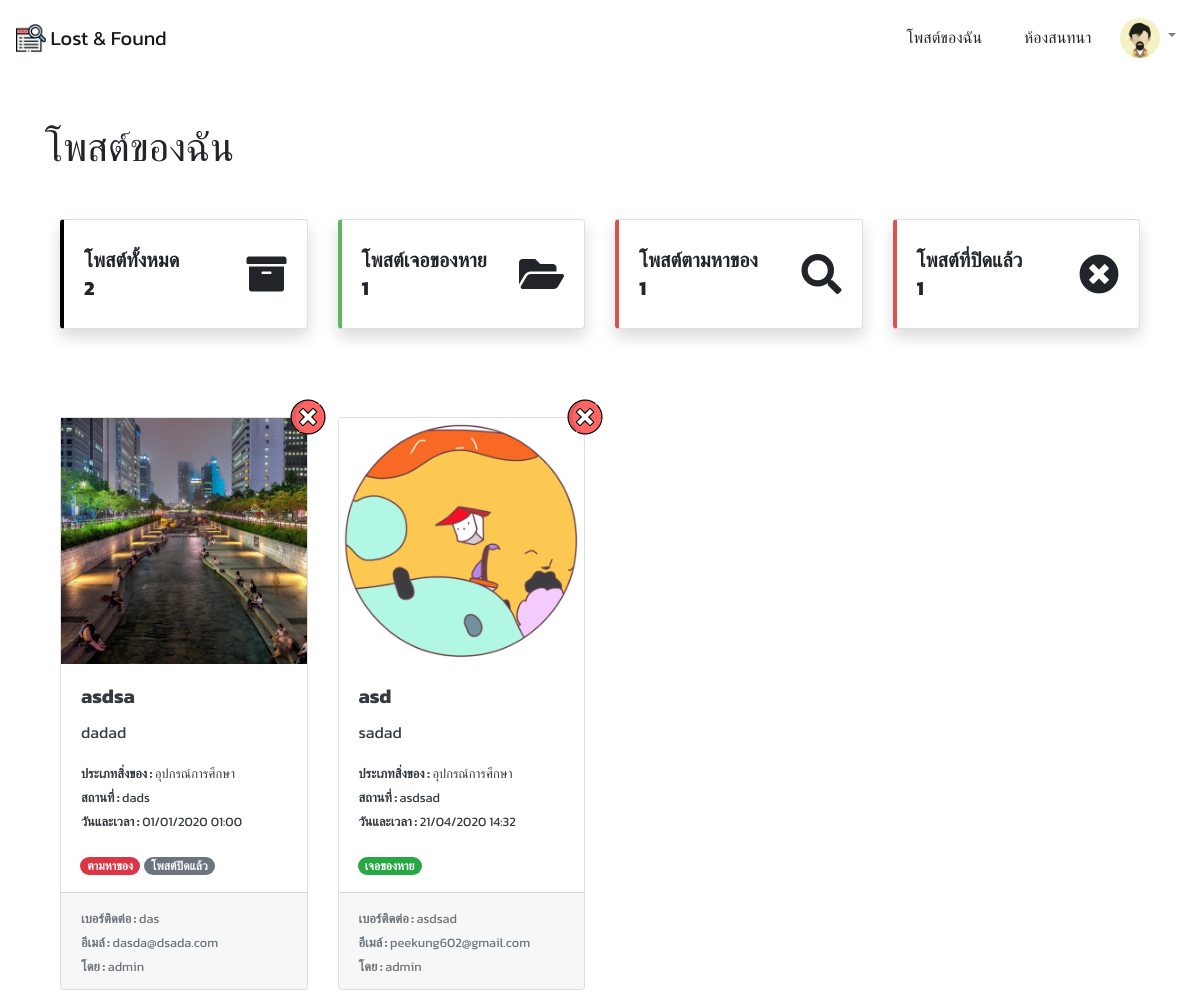
Page /accounts/my_posts/ (signed in) on the earlier database version.
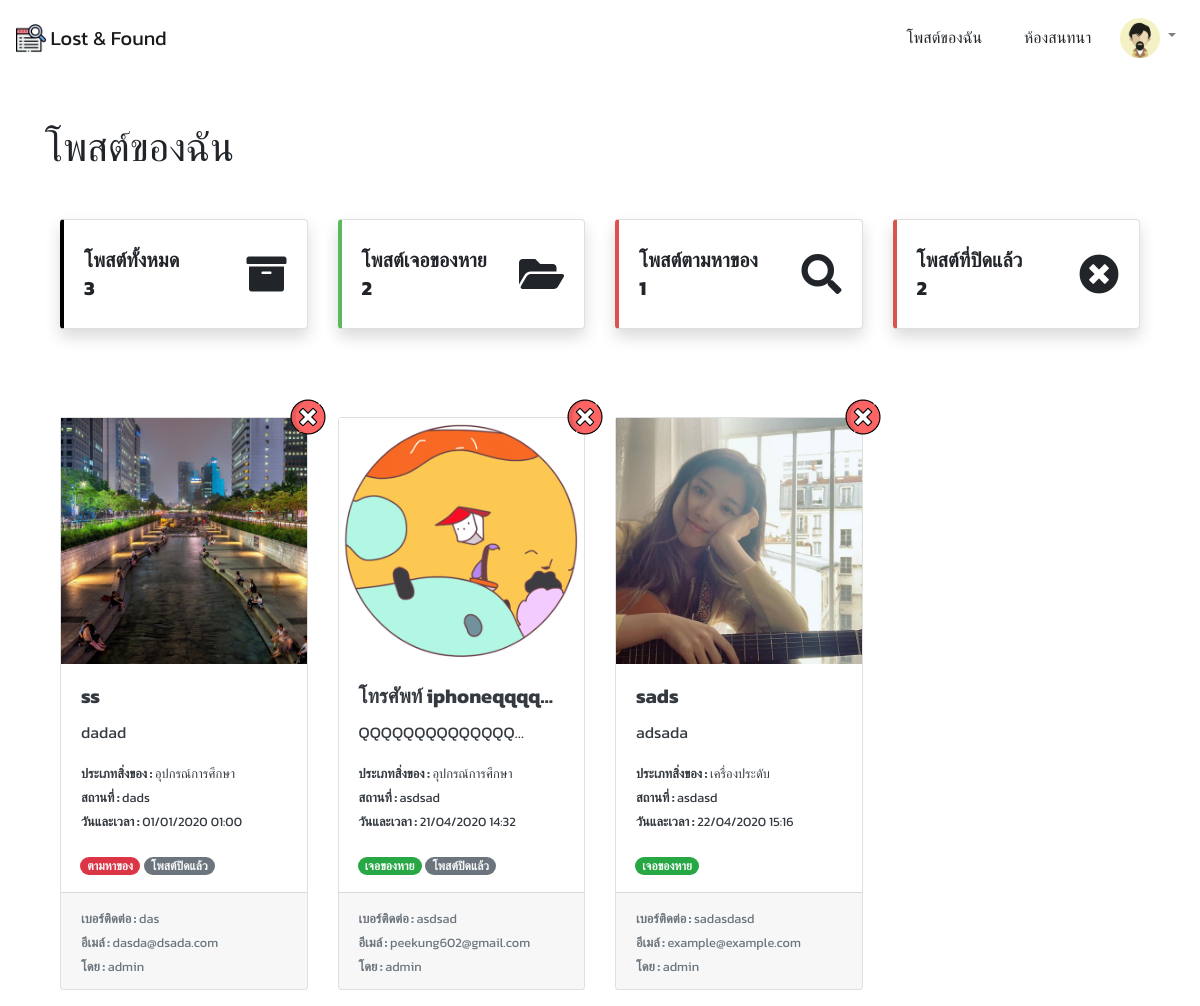
Same page on the later database version.
### posts/models.py (models this page shows, shortened)
class Post(models.Model):
    is_active = models.BooleanField(default=True)
    TYPE = (
        ('found', 'เจอของหาย'),
        ('lost', 'ตามหาของ'),
    )
    type = models.CharField(choices=TYPE, max_length=255, default='found')
    date_time = models.DateTimeField()
    create_at = models.DateTimeField(auto_now_add=True)
    desc = models.TextField()
    title = models.CharField(max_length=255)
    location = models.CharField(max_length=255)
    contact1 = models.CharField(max_length=255)
    contact2 = models.CharField(max_length=255)
    key = models.CharField(max_length=255, unique=True, null=True, blank=True)
    assetType = models.ForeignKey(AssetType, on_delete=models.CASCADE)
    user = models.ForeignKey(User, on_delete=models.CASCADE, null=True)

class PostPicture(models.Model):
    picture = models.ImageField(default='posts/post_default.gif', upload_to='posts/')
    post = models.ForeignKey(Post, on_delete=models.CASCADE)

class AssetType(models.Model):
    name = models.CharField(max_length=255)
    def __str__(self):
        return self.name

### accounts/views.py (the view, shortened to what this page needs)
# urls.py: path('my_posts/', MyPostView.as_view(), name='my_posts'),# myposts
class MyPostView(View):
    template_name = 'my_posts.html'
    def get(self, request):
        if request.user.is_authenticated:
            posts = Post.objects.filter(user=request.user)
            founds = Post.objects.filter(user=request.user, type='found')
            losts = Post.objects.filter(user=request.user, type='lost')
        else:
            posts = "key"
            founds = []
            losts = []
        return render(request, self.template_name, {
            'posts' : posts,
            'founds' : founds,
            'losts' : losts,
            'closed' : len(Post.objects.filter(is_active=False))
        })

### accounts/templates/my_posts.html (shortened to what the changed rows need)
{% extends 'base_layout.html' %}
{% load static %}
{% block style %}
    <link rel="stylesheet" href="{% static 'css/tempus.css' %}">
{% endblock %}
{% block content %}
<div class="container">
    <h1 class='mt-5 mb-5'> โพสต์ของฉัน </h1>
    {% if user.is_authenticated %}
    <h5 class='mb-5'>
        <div class="container">
            <div class="row">
                <div class="col mb-4 rotate-img">
                    <div class="card shadow h-100 py-2" style="border-left:.25rem solid black !important">
                        <div class="card-body">
                            <div class="row no-gutters align-items-center">
                                <div class="col mr-2">
                                    <div class="font-weight-bold text-uppercase mb-1">โพสต์ทั้งหมด</div>
                                    <div class="h5 mb-0 font-weight-bold text-gray-800">
                                        {{ posts|length }}
                                    </div>
                                </div>
                                <div class="col-auto">
                                    <i class="fas fa-archive fa-2x"></i>
                                </div>
                            </div>
                        </div>
                    </div>
                </div>
                <div class="col mb-4 rotate-img">
                    <div class="card shadow h-100 py-2" style="border-left:.25rem solid #5cb85c !important">
                        <div class="card-body">
                            <div class="row no-gutters align-items-center">
                                <div class="col mr-2">
                                    <div class="font-weight-bold text-uppercase mb-1">โพสต์เจอของหาย</div>
                                    <div class="h5 mb-0 font-weight-bold text-gray-800">
                                        {{ founds|length }}
                                    </div>
                                </div>
                                <div class="col-auto">
                                    <i class="fas fa-folder-open fa-2x"></i>
                                </div>
                            </div>
                        </div>
                    </div>
                </div>
                <div class="col mb-4 rotate-img">
                    <div class="card shadow h-100 py-2" style="border-left:.25rem solid #d9534f !important">
                        <div class="card-body">
                            <div class="row no-gutters align-items-center">
                                <div class="col mr-2">
                                    <div class="font-weight-bold text-uppercase mb-1">โพสต์ตามหาของ</div>
                                    <div class="h5 mb-0 font-weight-bold text-gray-800">
                                        {{ losts|length }}
                                    </div>
                                </div>
                                <div class="col-auto">
                                    <i class="fas fa-search fa-2x"></i>
                                </div>
                            </div>
                        </div>
                    </div>
                </div>
                <div class="col mb-4 rotate-img">
                    <div class="card shadow h-100 py-2" style="border-left:.25rem solid #d9534f !important">
                        <div class="card-body">
                            <div class="row no-gutters align-items-center">
                                <div class="col mr-2">
                                    <div class="font-weight-bold text-uppercase mb-1">โพสต์ที่ปิดแล้ว</div>
                                    <div class="h5 mb-0 font-weight-bold text-gray-800">
                                                {{ closed }}
                                    </div>
                                </div>
                                <div class="col-auto">
                                    <i class="fas fa-times-circle fa-2x"></i>
                                </div>
                            </div>
                        </div>
                    </div>
                </div>
            </div>
        </div>
    </h5>
    {% endif %}
    <div class="container">
        {% if posts == 'key' %}
            <div class='col-lg-12 jumbotron text-center border border-dark'>
                <img src="{% static 'images/post.png' %}" width='15%' class='mb-5'>
                <h4 class='mb-3'>กรุณากรอกคีย์เพื่อจัดการโพสต์ของคุณ</h4>
                {% if key_error %}
                    <span class="text-danger">{{ key_error }}</span>
                {% endif %}
                <form action="{% url 'my_posts' %}" method="POST" class=''>
                    {% csrf_token %}
                    <div class="row">
                        <div class="col-4"></div>
                        <div class="col-4 my-3">
                            <input type="text" name="key" class='form-control' required>
                        </div>
                        <div class="col-4"></div>
                    </div>
                    <input type="submit" class='btn btn-warning' value="ยืนยัน">
                </form>
            </div>
        {% else %}
        <div class="row">
            {% for post in posts %}
                <div class='col-lg-3 my-3'>
                    <div class="card h-100 w-100 text-dark mycard" style='border:none;'>
                        <a href="{% url 'post_delete' post.id %}">
                            <img src="{% static 'images/close.png' %}" alt="" class='top-right-btn' width='35px'>
                        </a>
                        <a class="card h-100 w-100 mb-0 text-decoration-none text-dark" href="{% url 'edit_post' post.id %}">
                            <div class="wrapper">
                                {% if post.postpicture_set.all|length == 0 %}
                                    <img class="card-img-top" src="{% static 'images/post_default.gif' %}">
                                {% else %}
                                    <img class="card-img-top" src="{{ post.postpicture_set.all.0.picture.url }}">
                                {% endif %}
                            </div>
                            <div class="card-body">
                                <h5 class="card-title">
                                    <b>{{ post.title|truncatechars:20 }}</b>
                                </h5>
                                <div class="card-text">
                                    <p>{{ post.desc|truncatechars:15 }}</p>
                                    <p class='m-0'>
                                        <small>
                                            <b>ประเภทสิ่งของ : </b> <span id='assetType'>{{ post.assetType }}</span>
                                        </small>
                                    </p>
                                    <p class='m-0'>
                                        <small>
                                            <b>สถานที่ : </b> <span id='location'> {{ post.location }} </span>
                                        </small>
                                    </p>
                                    <p class='m-0'>
                                        <small>
                                            <b>วันและเวลา : </b> <span id='date_time'> {{ post.date_time|date:"d/m/Y H:i" }} </span>
                                        </small>
                                    </p>
                                </div>
                            </div>
                            <div class="container mb-3 ml-1">
                                <p class="card-text">
                                    {% if post.type == 'found' %}
                                        <span class="badge badge-pill badge-success text-light">เจอของหาย</span>
                                    {% else %}
                                        <span class="badge badge-pill badge-danger text-light">ตามหาของ</span>
                                    {% endif %}
                                    {% if post.is_active == False %}
                                        <span class="badge badge-pill badge-secondary text-light">โพสต์ปิดแล้ว</span>
                                    {% endif %}
                                </p>
                            </div>
                            <div class="card-footer">
                                <small class="text-muted">
                                    <b>เบอร์ติดต่อ : </b> <span id='contact1'> {{ post.contact1 }} </span>
                                    <br>
                                    <b>อีเมล์ : </b> <span id='contact2'> {{ post.contact2 }} </span>
                                    <br>
                                    <b>โดย : </b> {{ post.user.username }}
                                </small>
                            </div>
                        </a>
                    </div>
                </div>
            {% endfor %}
        </div>
        {% endif %}
    </div>
</div>
{% endblock %}

Differences in the rows shown:
changed Post "dadad": title "asdsa" → "ss"
changed Post "asdsad": title "asd" → "โทรศัพท์ iphoneqqqq…"; desc "sadad" → "QQQQQQQQQQQQQQ…"; now shows "โพสต์ปิดแล้ว"
added Post: postpicture_set.all.0.picture (picture), title "sads", desc "adsada", assetType "เครื่องประดับ", location "asdasd", date_time "22/04/2020 15:16", type "เจอของหาย", contact1 "sadasdasd", contact2 "example@example.com", user.username "admin"
Other differences:
{{ posts|length }}: "2" → "3"
{{ founds|length }}: "1" → "2"
{{ closed }}: "1" → "2"
